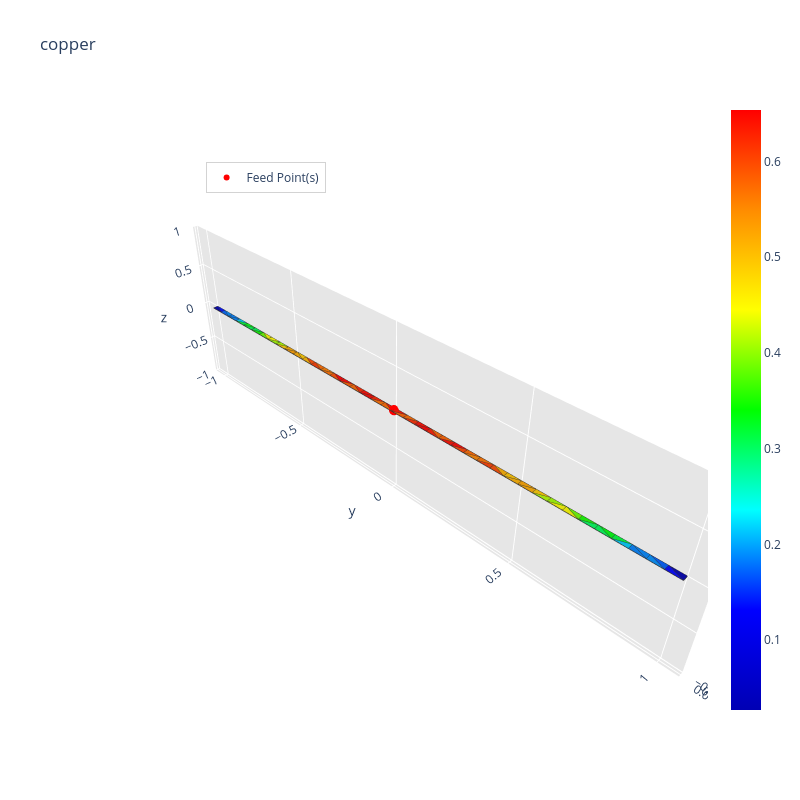

Notebook code for this chart:
### Code cell
_ = radiation_algorithm(path, frequency, feed_point, excitation_unit_vector='y', gap_width=0.7*initial_mesh_size, lossy_conductor=True, conductivity_conductor=sigma)

### Figure 1 — Plotly figure (JSON) as saved in the notebook; plotly's stock layout.template omitted (floating-point values rounded to 4 significant figures; data arrays with more than 128 entries replaced by an {"elided": "..."} marker saying what was removed)
{"data": [{"facecolor": ["rgb(0, 0, 181)", "rgb(0, 14, 255)", "rgb(0, 0, 180)", "rgb(0, 3, 255)", "rgb(0, 95, 255)", "rgb(0, 135, 255)", "rgb(0, 144, 255)", "rgb(0, 255, 59)", "rgb(0, 205, 255)", "rgb(0, 131, 255)", "rgb(0, 255, 14)", "rgb(22, 255, 0)", "rgb(0, 255, 94)", "rgb(0, 255, 88)", "rgb(110, 255, 0)", "rgb(160, 255, 0)", "rgb(255, 254, 0)", "rgb(255, 254, 0)", "rgb(255, 204, 0)", "rgb(179, 255, 0)", "rgb(255, 165, 0)", "rgb(255, 173, 0)", "rgb(0, 103, 255)", "rgb(0, 133, 255)", "rgb(0, 128, 255)", "rgb(0, 139, 255)", "rgb(0, 255, 58)", "rgb(0, 209, 255)", "rgb(0, 255, 77)", "rgb(0, 255, 11)", "rgb(16, 255, 0)", "rgb(0, 255, 85)", "rgb(103, 255, 0)", "rgb(159, 255, 0)", "rgb(255, 250, 0)", "rgb(255, 251, 0)", "rgb(255, 207, 0)", "rgb(174, 255, 0)", "rgb(255, 158, 0)", "rgb(255, 173, 0)", "rgb(255, 172, 0)", "rgb(255, 182, 0)", "rgb(255, 202, 0)", "rgb(255, 57, 0)", "rgb(255, 77, 0)", "rgb(255, 198, 0)", "rgb(255, 177, 0)", "rgb(255, 113, 0)", "rgb(255, 127, 0)", "rgb(255, 107, 0)", "rgb(255, 79, 0)", "rgb(255, 95, 0)", "rgb(255, 7, 0)", "rgb(255, 0, 0)", "rgb(255, 105, 0)", "rgb(255, 4, 0)", "rgb(255, 9, 0)", "rgb(255, 38, 0)", "rgb(255, 112, 0)", "rgb(255, 34, 0)", "rgb(255, 176, 0)", "rgb(255, 104, 0)", "rgb(255, 116, 0)", "rgb(255, 61, 0)", "rgb(255, 76, 0)", "rgb(255, 95, 0)", "rgb(255, 17, 0)", "rgb(255, 20, 0)", "rgb(255, 104, 0)", "rgb(255, 133, 0)", "rgb(255, 4, 0)", "rgb(255, 69, 0)", "rgb(255, 98, 0)", "rgb(255, 14, 0)", "rgb(255, 103, 0)", "rgb(255, 14, 0)", "rgb(255, 2, 0)", "rgb(255, 28, 0)", "rgb(255, 44, 0)", "rgb(255, 107, 0)"], "i": [0, 0, 2, 2, 43, 41, 42, 45, 45, 41, 39, 47, 37, 38, 37, 49, 36, 37, 34, 35, 51, 34, 4, 5, 80, 81, 6, 79, 7, 78, 8, 77, 9, 10, 75, 76, 11, 74, 12, 73, 72, 71, 72, 70, 71, 52, 33, 68, 69, 70, 68, 18, 67, 68, 19, 20, 65, 66, 63, 64, 53, 63, 54, 31, 32, 23, 62, 63, 55, 30, 56, 29, 57, 28, 27, 60, 25, 26, 24, 61], "j": [1, 4, 3, 43, 44, 44, 44, 46, 39, 45, 46, 48, 38, 39, 48, 50, 49, 49, 50, 50, 52, 51, 5, 6, 5, 5, 7, 6, 8, 7, 9, 8, 10, 11, 10, 10, 12, 11, 13, 12, 13, 14, 14, 15, 15, 53, 52, 16, 16, 16, 17, 19, 18, 18, 20, 21, 20, 20, 21, 21, 54, 22, 55, 54, 54, 24, 23, 23, 56, 55, 57, 56, 58, 57, 58, 25, 26, 27, 25, 24], "k": [4, 81, 43, 42, 42, 45, 41, 39, 40, 40, 47, 37, 47, 47, 49, 35, 35, 36, 51, 34, 33, 33, 81, 79, 79, 80, 78, 78, 77, 77, 76, 76, 76, 74, 74, 75, 73, 73, 72, 72, 14, 15, 71, 16, 70, 32, 32, 17, 68, 69, 18, 66, 66, 67, 66, 64, 64, 65, 22, 63, 32, 23, 30, 30, 31, 61, 61, 62, 29, 29, 28, 28, 27, 27, 59, 59, 59, 59, 60, 60], "name": "", "type": "mesh3d", "x": [-0.01, 0.01, 0.01, -0.01, 0.01, 0.01, 0.01, 0.01, 0.01, 0.01, 0.01, 0.01, 0.01, 0.01, 0.01, 0.01, 0.01, 0.01, 0.01, 0.01, 0.01, 0.01, 0.01, 0.01, 0.01, 0.01, 0.01, 0.01, 0.01, 0.01, 0.01, 0.01, 0.01, 0.01, 0.01, 0.01, 0.01, 0.01, 0.01, 0.01, 0.01, 0.01, 0.01, -0.01, -0.01, -0.01, -0.01, -0.01, -0.01, -0.01, -0.01, -0.01, -0.01, -0.01, -0.01, -0.01, -0.01, -0.01, -0.01, -0.01, -0.01, -0.01, -0.01, -0.01, -0.01, -0.01, -0.01, -0.01, -0.01, -0.01, -0.01, -0.01, -0.01, -0.01, -0.01, -0.01, -0.01, -0.01, -0.01, -0.01, -0.01, -0.01], "y": [-1.0, -1.0, 1.0, 1.0, -0.95, -0.9, -0.85, -0.8, -0.75, -0.7, -0.65, -0.6, -0.55, -0.5, -0.45, -0.4, -0.35, -0.3, -0.25, -0.2, -0.15, -0.1, -0.05, 0.0, 0.05, 0.1, 0.15, 0.2, 0.25, 0.3, 0.35, 0.4, 0.45, 0.5, 0.55, 0.6, 0.65, 0.7, 0.75, 0.8, 0.85, 0.9, 0.95, 0.95, 0.9, 0.85, 0.8, 0.75, 0.7, 0.65, 0.6, 0.55, 0.5, 0.45, 0.4, 0.35, 0.3, 0.25, 0.2, 0.15, 0.1, 0.05, 0.0, -0.05, -0.1, -0.15, -0.2, -0.25, -0.3, -0.35, -0.4, -0.45, -0.5, -0.55, -0.6, -0.65, -0.7, -0.75, -0.8, -0.85, -0.9, -0.95], "z": [0.0, 0.0, 0.0, 0.0, 0.0, 0.0, 0.0, 0.0, 0.0, 0.0, 0.0, 0.0, 0.0, 0.0, 0.0, 0.0, 0.0, 0.0, 0.0, 0.0, 0.0, 0.0, 0.0, 0.0, 0.0, 0.0, 0.0, 0.0, 0.0, 0.0, 0.0, 0.0, 0.0, 0.0, 0.0, 0.0, 0.0, 0.0, 0.0, 0.0, 0.0, 0.0, 0.0, 0.0, 0.0, 0.0, 0.0, 0.0, 0.0, 0.0, 0.0, 0.0, 0.0, 0.0, 0.0, 0.0, 0.0, 0.0, 0.0, 0.0, 0.0, 0.0, 0.0, 0.0, 0.0, 0.0, 0.0, 0.0, 0.0, 0.0, 0.0, 0.0, 0.0, 0.0, 0.0, 0.0, 0.0, 0.0, 0.0, 0.0, 0.0, 0.0]}, {"line": {"color": "rgb(50, 50, 50)", "width": 1.5}, "mode": "lines", "showlegend": false, "type": "scatter3d", "x": {"elided": "400 float values"}, "y": {"elided": "400 float values"}, "z": {"elided": "400 int values"}}, {"hoverinfo": "none", "marker": {"color": [0.02701, 0.6538], "colorscale": [[0, "rgb(0, 0, 180)"], [0.1667, "rgb(0, 0, 255)"], [0.3333, "rgb(0, 255, 255)"], [0.5, "rgb(0, 255, 0)"], [0.6667, "rgb(255, 255, 0)"], [0.8333, "rgb(255, 140, 0)"], [1, "rgb(255, 0, 0)"]], "showscale": true, "size": 0.1}, "mode": "markers", "showlegend": false, "type": "scatter3d", "x": [-0.01], "y": [-1.0], "z": [0.0]}, {"marker": {"color": "red", "size": 6, "symbol": "circle"}, "mode": "markers+text", "name": "Feed Point(s)", "type": "scatter3d", "x": [0], "y": [0], "z": [0]}], "layout": {"height": 800, "legend": {"bgcolor": "rgba(255,255,255,0.7)", "bordercolor": "lightgray", "borderwidth": 1, "x": 0.2, "xanchor": "left", "y": 0.9, "yanchor": "top"}, "scene": {"aspectratio": {"x": 0.01, "y": 1, "z": 0.3}, "camera": {"eye": {"x": 0.65, "y": 0.65, "z": 0.65}}, "xaxis": {"backgroundcolor": "rgb(230, 230, 230)", "gridcolor": "rgb(255, 255, 255)", "showbackground": true, "zerolinecolor": "rgb(255, 255, 255)"}, "yaxis": {"backgroundcolor": "rgb(230, 230, 230)", "gridcolor": "rgb(255, 255, 255)", "showbackground": true, "zerolinecolor": "rgb(255, 255, 255)"}, "zaxis": {"backgroundcolor": "rgb(230, 230, 230)", "gridcolor": "rgb(255, 255, 255)", "showbackground": true, "zerolinecolor": "rgb(255, 255, 255)"}}, "title": {"text": "copper"}, "width": 800}}
